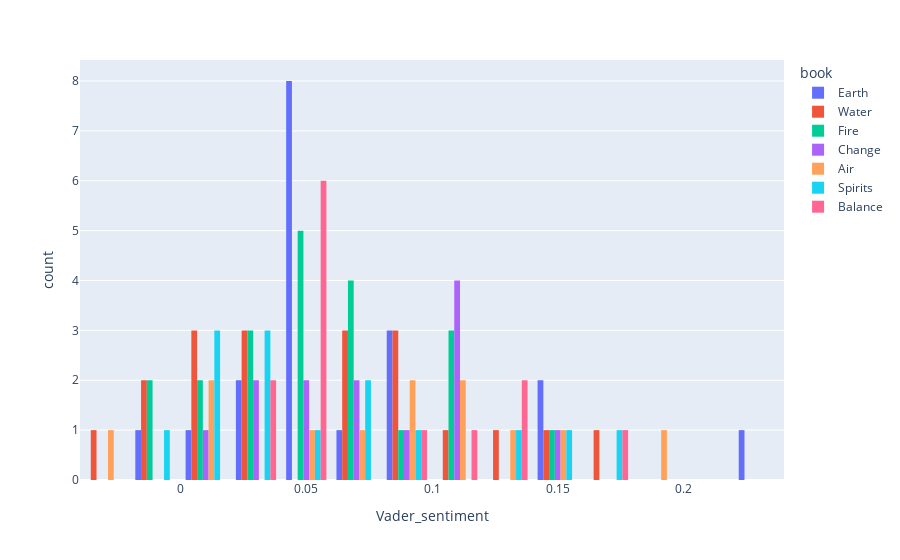

Notebook cell for this chart:
### Code cell
px.histogram(dialog_df_groups, x='Vader_sentiment',color='book', barmode='group')

### Figure 1 — Plotly figure (JSON) as saved in the notebook; plotly's stock layout.template omitted (floating-point values rounded to 4 significant figures)
{"data": [{"alignmentgroup": "True", "bingroup": "x", "hovertemplate": "book=Earth<br>Vader_sentiment=%{x}<br>count=%{y}<extra></extra>", "legendgroup": "Earth", "marker": {"color": "#636efa", "pattern": {"shape": ""}}, "name": "Earth", "offsetgroup": "Earth", "orientation": "v", "showlegend": true, "type": "histogram", "x": [0.04934, 0.02208, 0.1428, -0.001174, 0.05034, 0.01336, 0.08205, 0.08501, 0.05439, 0.04893, 0.04607, 0.08255, 0.05035, 0.07755, 0.04531, 0.1551, 0.0546, 0.2293, 0.02312], "xaxis": "x", "yaxis": "y"}, {"alignmentgroup": "True", "bingroup": "x", "hovertemplate": "book=Water<br>Vader_sentiment=%{x}<br>count=%{y}<extra></extra>", "legendgroup": "Water", "marker": {"color": "#EF553B", "pattern": {"shape": ""}}, "name": "Water", "offsetgroup": "Water", "orientation": "v", "showlegend": true, "type": "histogram", "x": [0.07801, 0.02637, 0.08569, 0.09794, -0.004392, 0.02967, 0.1626, -0.004489, 0.1507, 0.01189, 0.09627, 0.005401, 0.01608, 0.02546, 0.1119, 0.1212, 0.06568, 0.07692, -0.0252], "xaxis": "x", "yaxis": "y"}, {"alignmentgroup": "True", "bingroup": "x", "hovertemplate": "book=Fire<br>Vader_sentiment=%{x}<br>count=%{y}<extra></extra>", "legendgroup": "Fire", "marker": {"color": "#00cc96", "pattern": {"shape": ""}}, "name": "Fire", "offsetgroup": "Fire", "orientation": "v", "showlegend": true, "type": "histogram", "x": [0.07727, 0.1027, -0.01682, 0.07456, 0.05358, 0.1596, 0.1168, 0.02511, 0.105, 0.0297, -0.01972, 0.04701, 0.06001, 0.07063, 0.03345, 0.04735, 0.05074, 0.05647, 0.009438, 0.004927, 0.08059], "xaxis": "x", "yaxis": "y"}, {"alignmentgroup": "True", "bingroup": "x", "hovertemplate": "book=Change<br>Vader_sentiment=%{x}<br>count=%{y}<extra></extra>", "legendgroup": "Change", "marker": {"color": "#ab63fa", "pattern": {"shape": ""}}, "name": "Change", "offsetgroup": "Change", "orientation": "v", "showlegend": true, "type": "histogram", "x": [0.1187, 0.06606, 0.02915, 0.04085, 0.05656, 0.1011, 0.1445, 0.03654, 0.09654, 0.07564, 0.000445, 0.1086, 0.1157], "xaxis": "x", "yaxis": "y"}, {"alignmentgroup": "True", "bingroup": "x", "hovertemplate": "book=Air<br>Vader_sentiment=%{x}<br>count=%{y}<extra></extra>", "legendgroup": "Air", "marker": {"color": "#FFA15A", "pattern": {"shape": ""}}, "name": "Air", "offsetgroup": "Air", "orientation": "v", "showlegend": true, "type": "histogram", "x": [0.1086, 0.1289, 0.009946, -0.02915, 0.01923, 0.07327, 0.08288, 0.1805, 0.1083, 0.09007, 0.1403, 0.05608], "xaxis": "x", "yaxis": "y"}, {"alignmentgroup": "True", "bingroup": "x", "hovertemplate": "book=Spirits<br>Vader_sentiment=%{x}<br>count=%{y}<extra></extra>", "legendgroup": "Spirits", "marker": {"color": "#19d3f3", "pattern": {"shape": ""}}, "name": "Spirits", "offsetgroup": "Spirits", "orientation": "v", "showlegend": true, "type": "histogram", "x": [0.1631, 0.01952, 0.01766, 0.0467, 0.1376, 0.01175, 0.02116, 0.06664, 0.03312, 0.0787, 0.1411, 0.08971, -0.009888, 0.02478], "xaxis": "x", "yaxis": "y"}, {"alignmentgroup": "True", "bingroup": "x", "hovertemplate": "book=Balance<br>Vader_sentiment=%{x}<br>count=%{y}<extra></extra>", "legendgroup": "Balance", "marker": {"color": "#FF6692", "pattern": {"shape": ""}}, "name": "Balance", "offsetgroup": "Balance", "orientation": "v", "showlegend": true, "type": "histogram", "x": [0.1687, 0.05855, 0.02903, 0.05242, 0.1317, 0.04193, 0.05071, 0.04317, 0.1168, 0.03378, 0.05962, 0.09774, 0.1231], "xaxis": "x", "yaxis": "y"}], "layout": {"barmode": "group", "legend": {"title": {"text": "book"}, "tracegroupgap": 0}, "margin": {"t": 60}, "xaxis": {"anchor": "y", "domain": [0, 1], "title": {"text": "Vader_sentiment"}}, "yaxis": {"anchor": "x", "domain": [0, 1], "title": {"text": "count"}}}}
